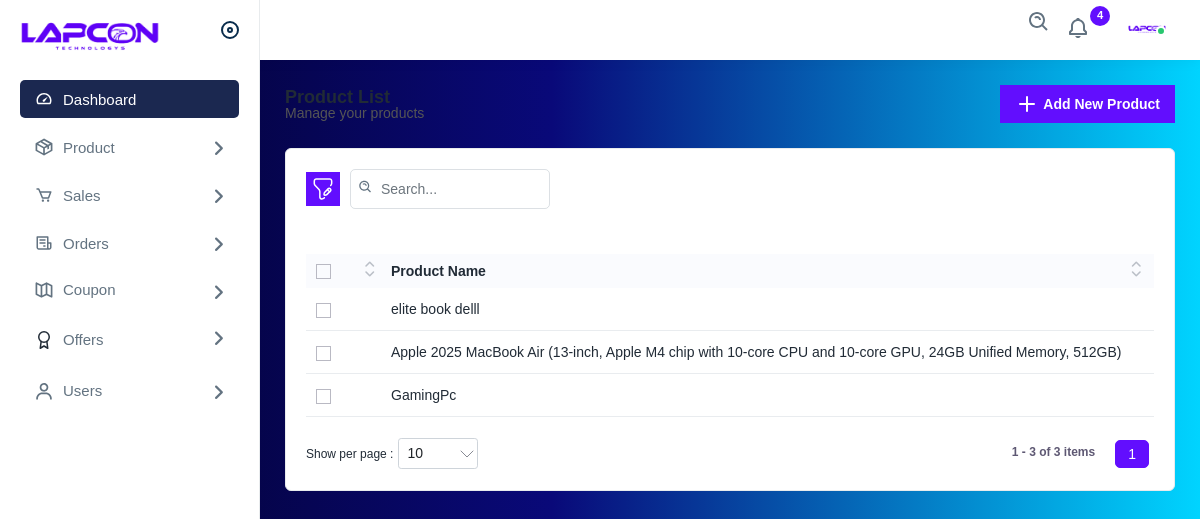
Screenshot of /admin_panel/productlist (signed in) with the database file from the repository.
### Product/models.py (models this page shows)
class Product(models.Model):
    name=models.CharField(max_length=255)
    description=models.TextField()
    category=models.ForeignKey(Category, on_delete=models.CASCADE,related_name='products')
    brand=models.ForeignKey(Brand,on_delete=models.CASCADE,related_name='products')
    operating_system = models.CharField(max_length=25, default='Android')
    processor = models.CharField(max_length=60)
    screen_size = models.CharField(max_length=60)
    is_available = models.BooleanField(default=True)
    is_active = models.BooleanField(default=True)
    created_at = models.DateTimeField(auto_now_add=True)
    updated_at = models.DateTimeField(auto_now=True)

### Product/views.py (the view)
# urls.py: path('admin_panel/productlist', views.admin_productlist, name='admin_productlist'),
@login_required(login_url='admin_signin')
@user_passes_test(is_staff,login_url='/')
def admin_productlist(request):
    products=Product.objects.all()
    return render(request,'admin/product_list.html',{'products':products})

### admin_panel/views.py (called while the page is built)
def is_staff(user):
    return user.is_staff

### templates/admin/product_list.html (shortened to what this page needs)
{% extends 'admin/layout.html' %}
{% load static %}
{% block content %}
    <div class="page-wrapper">
        <div class="content">
            <div class="page-header">
                <div class="page-title">
                    <h4>Product List</h4>
                    <h6>Manage your products</h6>
                </div>
                <div class="page-btn">
                    <a href="{% url 'add_product' %}" class="btn btn-added"><img
                            src="{% static 'img_admin/icons/plus.svg' %}" alt="img" class="me-1">Add New Product</a>
                </div>
            </div>
            <div class="card">
                <div class="card-body">
                    <div class="table-top">
                        <div class="search-set">
                            <div class="search-path">
                                <a class="btn btn-filter" id="filter_search">
                                    <img src="{% static 'img_admin/icons/filter.svg' %}" alt="img">
                                </a>
                            </div>
                            <div class="search-input">
                                <a class="btn btn-searchset"><img src="{% static 'img_admin/icons/search-white.svg' %}"
                                        alt="img"></a>
                            </div>
                        </div>
                    </div>
                    <div class="table-responsive">
                        <table class="table  datanew">
                            <thead>
                                <tr>
                                    <th>
                                        <label class="checkboxs">
                                            <span class="checkmarks"></span>
                                        </label>
                                    </th>
                                    <th>Product Name</th>
                                    <th>Category </th>
                                </tr>
                            </thead>
                            <tbody>
                                {% for product in products %}
                                <tr>
                                    <td>
                                        <label class="checkboxs">
                                            <span class="checkmarks"></span>
                                        </label>
                                    </td>
                                    <td><a class="me-3" href="{% url 'edit_product' product.id%}">{{product.name}}</a></td>
                                    <td>{{product.category.name}}</td>
                                </tr>
                                {% endfor %}
                            </tbody>
                        </table>
                    </div>
                </div>
            </div>
        </div>
    </div>
{% endblock %}

### rows the page displays
Product: name "elite book delll"
Product: name "Apple 2025 MacBook Air (13-inch, Apple M4 chip with 10-core CPU and 10-core GPU, 24GB Unified Memory, 512GB)"
Product: name "GamingPc"
